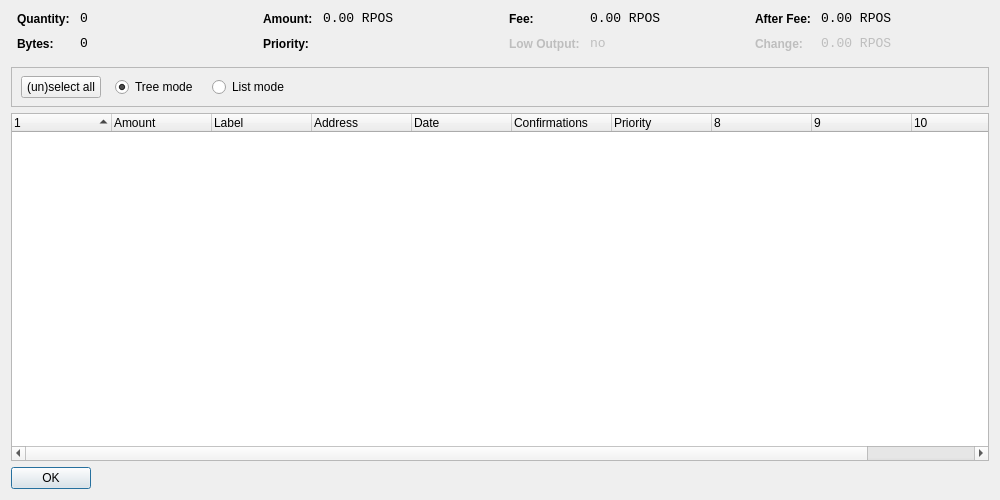
<?xml version="1.0" encoding="UTF-8"?>
<ui version="4.0">
 <class>CoinControlDialog</class>
 <widget class="QDialog" name="CoinControlDialog">
  <property name="geometry">
   <rect>
    <x>0</x>
    <y>0</y>
    <width>1000</width>
    <height>500</height>
   </rect>
  </property>
  <property name="windowTitle">
   <string>Coin Control</string>
  </property>
  <layout class="QVBoxLayout" name="verticalLayout">
   <item>
    <layout class="QHBoxLayout" name="horizontalLayoutTop" stretch="0,0,0,0">
     <property name="topMargin">
      <number>0</number>
     </property>
     <property name="bottomMargin">
      <number>10</number>
     </property>
     <item>
      <layout class="QFormLayout" name="formLayoutCoinControl1">
       <property name="horizontalSpacing">
        <number>10</number>
       </property>
       <property name="verticalSpacing">
        <number>10</number>
       </property>
       <property name="leftMargin">
        <number>6</number>
       </property>
       <property name="rightMargin">
        <number>6</number>
       </property>
       <item row="0" column="0">
        <widget class="QLabel" name="labelCoinControlQuantityText">
         <property name="styleSheet">
          <string notr="true">font-weight:bold;</string>
         </property>
         <property name="text">
          <string>Quantity:</string>
         </property>
        </widget>
       </item>
       <item row="0" column="1">
        <widget class="QLabel" name="labelCoinControlQuantity">
         <property name="font">
          <font>
           <family>Monospace</family>
           <pointsize>10</pointsize>
          </font>
         </property>
         <property name="cursor">
          <cursorShape>IBeamCursor</cursorShape>
         </property>
         <property name="contextMenuPolicy">
          <enum>Qt::ActionsContextMenu</enum>
         </property>
         <property name="text">
          <string>0</string>
         </property>
         <property name="textInteractionFlags">
          <set>Qt::LinksAccessibleByMouse|Qt::TextSelectableByKeyboard|Qt::TextSelectableByMouse</set>
         </property>
        </widget>
       </item>
       <item row="1" column="0">
        <widget class="QLabel" name="labelCoinControlBytesText">
         <property name="styleSheet">
          <string notr="true">font-weight:bold;</string>
         </property>
         <property name="text">
          <string>Bytes:</string>
         </property>
        </widget>
       </item>
       <item row="1" column="1">
        <widget class="QLabel" name="labelCoinControlBytes">
         <property name="font">
          <font>
           <family>Monospace</family>
           <pointsize>10</pointsize>
          </font>
         </property>
         <property name="cursor">
          <cursorShape>IBeamCursor</cursorShape>
         </property>
         <property name="contextMenuPolicy">
          <enum>Qt::ActionsContextMenu</enum>
         </property>
         <property name="text">
          <string>0</string>
         </property>
         <property name="textInteractionFlags">
          <set>Qt::LinksAccessibleByMouse|Qt::TextSelectableByKeyboard|Qt::TextSelectableByMouse</set>
         </property>
        </widget>
       </item>
      </layout>
     </item>
     <item>
      <layout class="QFormLayout" name="formLayoutCoinControl2">
       <property name="horizontalSpacing">
        <number>10</number>
       </property>
       <property name="verticalSpacing">
        <number>10</number>
       </property>
       <property name="leftMargin">
        <number>6</number>
       </property>
       <property name="rightMargin">
        <number>6</number>
       </property>
       <item row="0" column="0">
        <widget class="QLabel" name="labelCoinControlAmountText">
         <property name="styleSheet">
          <string notr="true">font-weight:bold;</string>
         </property>
         <property name="text">
          <string>Amount:</string>
         </property>
        </widget>
       </item>
       <item row="0" column="1">
        <widget class="QLabel" name="labelCoinControlAmount">
         <property name="font">
          <font>
           <family>Monospace</family>
           <pointsize>10</pointsize>
          </font>
         </property>
         <property name="cursor">
          <cursorShape>IBeamCursor</cursorShape>
         </property>
         <property name="contextMenuPolicy">
          <enum>Qt::ActionsContextMenu</enum>
         </property>
         <property name="text">
          <string>0.00 RPOS</string>
         </property>
         <property name="textInteractionFlags">
          <set>Qt::LinksAccessibleByMouse|Qt::TextSelectableByKeyboard|Qt::TextSelectableByMouse</set>
         </property>
        </widget>
       </item>
       <item row="1" column="0">
        <widget class="QLabel" name="labelCoinControlPriorityText">
         <property name="styleSheet">
          <string notr="true">font-weight:bold;</string>
         </property>
         <property name="text">
          <string>Priority:</string>
         </property>
        </widget>
       </item>
       <item row="1" column="1">
        <widget class="QLabel" name="labelCoinControlPriority">
         <property name="font">
          <font>
           <family>Monospace</family>
           <pointsize>10</pointsize>
          </font>
         </property>
         <property name="cursor">
          <cursorShape>IBeamCursor</cursorShape>
         </property>
         <property name="contextMenuPolicy">
          <enum>Qt::ActionsContextMenu</enum>
         </property>
         <property name="text">
          <string/>
         </property>
         <property name="textInteractionFlags">
          <set>Qt::LinksAccessibleByMouse|Qt::TextSelectableByKeyboard|Qt::TextSelectableByMouse</set>
         </property>
        </widget>
       </item>
      </layout>
     </item>
     <item>
      <layout class="QFormLayout" name="formLayoutCoinControl3">
       <property name="horizontalSpacing">
        <number>10</number>
       </property>
       <property name="verticalSpacing">
        <number>10</number>
       </property>
       <property name="leftMargin">
        <number>6</number>
       </property>
       <property name="rightMargin">
        <number>6</number>
       </property>
       <item row="0" column="0">
        <widget class="QLabel" name="labelCoinControlFeeText">
         <property name="styleSheet">
          <string notr="true">font-weight:bold;</string>
         </property>
         <property name="text">
          <string>Fee:</string>
         </property>
        </widget>
       </item>
       <item row="0" column="1">
        <widget class="QLabel" name="labelCoinControlFee">
         <property name="font">
          <font>
           <family>Monospace</family>
           <pointsize>10</pointsize>
          </font>
         </property>
         <property name="cursor">
          <cursorShape>IBeamCursor</cursorShape>
         </property>
         <property name="contextMenuPolicy">
          <enum>Qt::ActionsContextMenu</enum>
         </property>
         <property name="text">
          <string>0.00 RPOS</string>
         </property>
         <property name="textInteractionFlags">
          <set>Qt::LinksAccessibleByMouse|Qt::TextSelectableByKeyboard|Qt::TextSelectableByMouse</set>
         </property>
        </widget>
       </item>
       <item row="1" column="0">
        <widget class="QLabel" name="labelCoinControlLowOutputText">
         <property name="enabled">
          <bool>false</bool>
         </property>
         <property name="styleSheet">
          <string notr="true">font-weight:bold;</string>
         </property>
         <property name="text">
          <string>Low Output:</string>
         </property>
        </widget>
       </item>
       <item row="1" column="1">
        <widget class="QLabel" name="labelCoinControlLowOutput">
         <property name="enabled">
          <bool>false</bool>
         </property>
         <property name="font">
          <font>
           <family>Monospace</family>
           <pointsize>10</pointsize>
          </font>
         </property>
         <property name="cursor">
          <cursorShape>IBeamCursor</cursorShape>
         </property>
         <property name="contextMenuPolicy">
          <enum>Qt::ActionsContextMenu</enum>
         </property>
         <property name="text">
          <string>no</string>
         </property>
         <property name="textInteractionFlags">
          <set>Qt::LinksAccessibleByMouse|Qt::TextSelectableByKeyboard|Qt::TextSelectableByMouse</set>
         </property>
        </widget>
       </item>
      </layout>
     </item>
     <item>
      <layout class="QFormLayout" name="formLayoutCoinControl4">
       <property name="horizontalSpacing">
        <number>10</number>
       </property>
       <property name="verticalSpacing">
        <number>10</number>
       </property>
       <property name="leftMargin">
        <number>6</number>
       </property>
       <property name="rightMargin">
        <number>6</number>
       </property>
       <item row="0" column="0">
        <widget class="QLabel" name="labelCoinControlAfterFeeText">
         <property name="styleSheet">
          <string notr="true">font-weight:bold;</string>
         </property>
         <property name="text">
          <string>After Fee:</string>
         </property>
        </widget>
       </item>
       <item row="0" column="1">
        <widget class="QLabel" name="labelCoinControlAfterFee">
         <property name="font">
          <font>
           <family>Monospace</family>
           <pointsize>10</pointsize>
          </font>
         </property>
         <property name="cursor">
          <cursorShape>IBeamCursor</cursorShape>
         </property>
         <property name="contextMenuPolicy">
          <enum>Qt::ActionsContextMenu</enum>
         </property>
         <property name="text">
          <string>0.00 RPOS</string>
         </property>
         <property name="textInteractionFlags">
          <set>Qt::LinksAccessibleByMouse|Qt::TextSelectableByKeyboard|Qt::TextSelectableByMouse</set>
         </property>
        </widget>
       </item>
       <item row="1" column="0">
        <widget class="QLabel" name="labelCoinControlChangeText">
         <property name="enabled">
          <bool>false</bool>
         </property>
         <property name="styleSheet">
          <string notr="true">font-weight:bold;</string>
         </property>
         <property name="text">
          <string>Change:</string>
         </property>
        </widget>
       </item>
       <item row="1" column="1">
        <widget class="QLabel" name="labelCoinControlChange">
         <property name="enabled">
          <bool>false</bool>
         </property>
         <property name="font">
          <font>
           <family>Monospace</family>
           <pointsize>10</pointsize>
          </font>
         </property>
         <property name="cursor">
          <cursorShape>IBeamCursor</cursorShape>
         </property>
         <property name="contextMenuPolicy">
          <enum>Qt::ActionsContextMenu</enum>
         </property>
         <property name="text">
          <string>0.00 RPOS</string>
         </property>
         <property name="textInteractionFlags">
          <set>Qt::LinksAccessibleByMouse|Qt::TextSelectableByKeyboard|Qt::TextSelectableByMouse</set>
         </property>
        </widget>
       </item>
      </layout>
     </item>
    </layout>
   </item>
   <item>
    <widget class="QFrame" name="frame">
     <property name="minimumSize">
      <size>
       <width>0</width>
       <height>40</height>
      </size>
     </property>
     <property name="frameShape">
      <enum>QFrame::StyledPanel</enum>
     </property>
     <property name="frameShadow">
      <enum>QFrame::Sunken</enum>
     </property>
     <widget class="QWidget" name="horizontalLayoutWidget">
      <property name="geometry">
       <rect>
        <x>10</x>
        <y>0</y>
        <width>781</width>
        <height>41</height>
       </rect>
      </property>
      <layout class="QHBoxLayout" name="horizontalLayoutPanel" stretch="0,0,0,0">
       <property name="spacing">
        <number>14</number>
       </property>
       <item>
        <widget class="QPushButton" name="pushButtonSelectAll">
         <property name="sizePolicy">
          <sizepolicy hsizetype="Maximum" vsizetype="Fixed">
           <horstretch>0</horstretch>
           <verstretch>0</verstretch>
          </sizepolicy>
         </property>
         <property name="text">
          <string>(un)select all</string>
         </property>
        </widget>
       </item>
       <item>
        <widget class="QRadioButton" name="radioTreeMode">
         <property name="sizePolicy">
          <sizepolicy hsizetype="Maximum" vsizetype="Fixed">
           <horstretch>0</horstretch>
           <verstretch>0</verstretch>
          </sizepolicy>
         </property>
         <property name="text">
          <string>Tree mode</string>
         </property>
         <property name="checked">
          <bool>true</bool>
         </property>
        </widget>
       </item>
       <item>
        <widget class="QRadioButton" name="radioListMode">
         <property name="sizePolicy">
          <sizepolicy hsizetype="Maximum" vsizetype="Fixed">
           <horstretch>0</horstretch>
           <verstretch>0</verstretch>
          </sizepolicy>
         </property>
         <property name="text">
          <string>List mode</string>
         </property>
        </widget>
       </item>
       <item>
        <spacer name="horizontalSpacer">
         <property name="orientation">
          <enum>Qt::Horizontal</enum>
         </property>
         <property name="sizeHint" stdset="0">
          <size>
           <width>40</width>
           <height>20</height>
          </size>
         </property>
        </spacer>
       </item>
      </layout>
     </widget>
    </widget>
   </item>
   <item>
    <widget class="CoinControlTreeWidget" name="treeWidget">
     <property name="contextMenuPolicy">
      <enum>Qt::CustomContextMenu</enum>
     </property>
     <property name="sortingEnabled">
      <bool>false</bool>
     </property>
     <property name="columnCount">
      <number>11</number>
     </property>
     <attribute name="headerShowSortIndicator" stdset="0">
      <bool>true</bool>
     </attribute>
     <attribute name="headerStretchLastSection">
      <bool>false</bool>
     </attribute>
     <column>
      <property name="text">
       <string/>
      </property>
     </column>
     <column>
      <property name="text">
       <string>Amount</string>
      </property>
     </column>
     <column>
      <property name="text">
       <string>Label</string>
      </property>
     </column>
     <column>
      <property name="text">
       <string>Address</string>
      </property>
     </column>
     <column>
      <property name="text">
       <string>Date</string>
      </property>
     </column>
     <column>
      <property name="text">
       <string>Confirmations</string>
      </property>
      <property name="toolTip">
       <string>Confirmed</string>
      </property>
     </column>
     <column>
      <property name="text">
       <string>Priority</string>
      </property>
     </column>
     <column>
      <property name="text">
       <string/>
      </property>
     </column>
     <column>
      <property name="text">
       <string/>
      </property>
     </column>
     <column>
      <property name="text">
       <string/>
      </property>
     </column>
     <column>
      <property name="text">
       <string/>
      </property>
     </column>
    </widget>
   </item>
   <item>
    <widget class="QDialogButtonBox" name="buttonBox">
     <property name="sizePolicy">
      <sizepolicy hsizetype="Maximum" vsizetype="Fixed">
       <horstretch>0</horstretch>
       <verstretch>0</verstretch>
      </sizepolicy>
     </property>
     <property name="orientation">
      <enum>Qt::Horizontal</enum>
     </property>
     <property name="standardButtons">
      <set>QDialogButtonBox::Ok</set>
     </property>
    </widget>
   </item>
  </layout>
 </widget>
 <customwidgets>
  <customwidget>
   <class>CoinControlTreeWidget</class>
   <extends>QTreeWidget</extends>
   <header>coincontroltreewidget.h</header>
  </customwidget>
 </customwidgets>
 <resources/>
 <connections/>
</ui>
